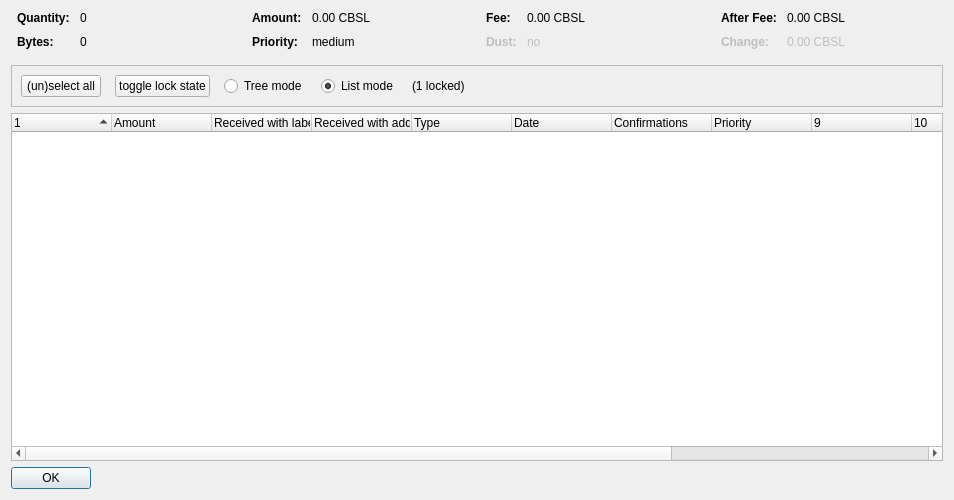
<?xml version="1.0" encoding="UTF-8"?>
<ui version="4.0">
 <class>CoinControlDialog</class>
 <widget class="QDialog" name="CoinControlDialog">
  <property name="geometry">
   <rect>
    <x>0</x>
    <y>0</y>
    <width>954</width>
    <height>500</height>
   </rect>
  </property>
  <property name="windowTitle">
   <string>Coin Selection</string>
  </property>
  <layout class="QVBoxLayout" name="verticalLayout">
   <item>
    <layout class="QHBoxLayout" name="horizontalLayoutTop" stretch="0,0,0,0">
     <property name="topMargin">
      <number>0</number>
     </property>
     <property name="bottomMargin">
      <number>10</number>
     </property>
     <item>
      <layout class="QFormLayout" name="formLayoutCoinControl1">
       <property name="horizontalSpacing">
        <number>10</number>
       </property>
       <property name="verticalSpacing">
        <number>10</number>
       </property>
       <property name="leftMargin">
        <number>6</number>
       </property>
       <property name="rightMargin">
        <number>6</number>
       </property>
       <item row="0" column="0">
        <widget class="QLabel" name="labelCoinControlQuantityText">
         <property name="font">
          <font>
           <weight>75</weight>
           <bold>true</bold>
          </font>
         </property>
         <property name="text">
          <string>Quantity:</string>
         </property>
        </widget>
       </item>
       <item row="0" column="1">
        <widget class="QLabel" name="labelCoinControlQuantity">
         <property name="cursor">
          <cursorShape>IBeamCursor</cursorShape>
         </property>
         <property name="contextMenuPolicy">
          <enum>Qt::ActionsContextMenu</enum>
         </property>
         <property name="text">
          <string notr="true">0</string>
         </property>
         <property name="textInteractionFlags">
          <set>Qt::LinksAccessibleByMouse|Qt::TextSelectableByKeyboard|Qt::TextSelectableByMouse</set>
         </property>
        </widget>
       </item>
       <item row="1" column="0">
        <widget class="QLabel" name="labelCoinControlBytesText">
         <property name="font">
          <font>
           <weight>75</weight>
           <bold>true</bold>
          </font>
         </property>
         <property name="text">
          <string>Bytes:</string>
         </property>
        </widget>
       </item>
       <item row="1" column="1">
        <widget class="QLabel" name="labelCoinControlBytes">
         <property name="cursor">
          <cursorShape>IBeamCursor</cursorShape>
         </property>
         <property name="contextMenuPolicy">
          <enum>Qt::ActionsContextMenu</enum>
         </property>
         <property name="text">
          <string notr="true">0</string>
         </property>
         <property name="textInteractionFlags">
          <set>Qt::LinksAccessibleByMouse|Qt::TextSelectableByKeyboard|Qt::TextSelectableByMouse</set>
         </property>
        </widget>
       </item>
      </layout>
     </item>
     <item>
      <layout class="QFormLayout" name="formLayoutCoinControl2">
       <property name="horizontalSpacing">
        <number>10</number>
       </property>
       <property name="verticalSpacing">
        <number>10</number>
       </property>
       <property name="leftMargin">
        <number>6</number>
       </property>
       <property name="rightMargin">
        <number>6</number>
       </property>
       <item row="0" column="0">
        <widget class="QLabel" name="labelCoinControlAmountText">
         <property name="font">
          <font>
           <weight>75</weight>
           <bold>true</bold>
          </font>
         </property>
         <property name="text">
          <string>Amount:</string>
         </property>
        </widget>
       </item>
       <item row="0" column="1">
        <widget class="QLabel" name="labelCoinControlAmount">
         <property name="cursor">
          <cursorShape>IBeamCursor</cursorShape>
         </property>
         <property name="contextMenuPolicy">
          <enum>Qt::ActionsContextMenu</enum>
         </property>
         <property name="text">
          <string notr="true">0.00 CBSL</string>
         </property>
         <property name="textInteractionFlags">
          <set>Qt::LinksAccessibleByMouse|Qt::TextSelectableByKeyboard|Qt::TextSelectableByMouse</set>
         </property>
        </widget>
       </item>
       <item row="1" column="0">
        <widget class="QLabel" name="labelCoinControlPriorityText">
         <property name="font">
          <font>
           <weight>75</weight>
           <bold>true</bold>
          </font>
         </property>
         <property name="text">
          <string>Priority:</string>
         </property>
        </widget>
       </item>
       <item row="1" column="1">
        <widget class="QLabel" name="labelCoinControlPriority">
         <property name="cursor">
          <cursorShape>IBeamCursor</cursorShape>
         </property>
         <property name="contextMenuPolicy">
          <enum>Qt::ActionsContextMenu</enum>
         </property>
         <property name="text">
          <string>medium</string>
         </property>
         <property name="textInteractionFlags">
          <set>Qt::LinksAccessibleByMouse|Qt::TextSelectableByKeyboard|Qt::TextSelectableByMouse</set>
         </property>
        </widget>
       </item>
      </layout>
     </item>
     <item>
      <layout class="QFormLayout" name="formLayoutCoinControl3">
       <property name="horizontalSpacing">
        <number>10</number>
       </property>
       <property name="verticalSpacing">
        <number>10</number>
       </property>
       <property name="leftMargin">
        <number>6</number>
       </property>
       <property name="rightMargin">
        <number>6</number>
       </property>
       <item row="0" column="0">
        <widget class="QLabel" name="labelCoinControlFeeText">
         <property name="font">
          <font>
           <weight>75</weight>
           <bold>true</bold>
          </font>
         </property>
         <property name="text">
          <string>Fee:</string>
         </property>
        </widget>
       </item>
       <item row="0" column="1">
        <widget class="QLabel" name="labelCoinControlFee">
         <property name="cursor">
          <cursorShape>IBeamCursor</cursorShape>
         </property>
         <property name="contextMenuPolicy">
          <enum>Qt::ActionsContextMenu</enum>
         </property>
         <property name="text">
          <string notr="true">0.00 CBSL</string>
         </property>
         <property name="textInteractionFlags">
          <set>Qt::LinksAccessibleByMouse|Qt::TextSelectableByKeyboard|Qt::TextSelectableByMouse</set>
         </property>
        </widget>
       </item>
       <item row="1" column="0">
        <widget class="QLabel" name="labelCoinControlLowOutputText">
         <property name="enabled">
          <bool>false</bool>
         </property>
         <property name="font">
          <font>
           <weight>75</weight>
           <bold>true</bold>
          </font>
         </property>
         <property name="text">
          <string>Dust:</string>
         </property>
        </widget>
       </item>
       <item row="1" column="1">
        <widget class="QLabel" name="labelCoinControlLowOutput">
         <property name="enabled">
          <bool>false</bool>
         </property>
         <property name="cursor">
          <cursorShape>IBeamCursor</cursorShape>
         </property>
         <property name="contextMenuPolicy">
          <enum>Qt::ActionsContextMenu</enum>
         </property>
         <property name="text">
          <string>no</string>
         </property>
         <property name="textInteractionFlags">
          <set>Qt::LinksAccessibleByMouse|Qt::TextSelectableByKeyboard|Qt::TextSelectableByMouse</set>
         </property>
        </widget>
       </item>
      </layout>
     </item>
     <item>
      <layout class="QFormLayout" name="formLayoutCoinControl4">
       <property name="horizontalSpacing">
        <number>10</number>
       </property>
       <property name="verticalSpacing">
        <number>10</number>
       </property>
       <property name="leftMargin">
        <number>6</number>
       </property>
       <property name="rightMargin">
        <number>6</number>
       </property>
       <item row="0" column="0">
        <widget class="QLabel" name="labelCoinControlAfterFeeText">
         <property name="font">
          <font>
           <weight>75</weight>
           <bold>true</bold>
          </font>
         </property>
         <property name="text">
          <string>After Fee:</string>
         </property>
        </widget>
       </item>
       <item row="0" column="1">
        <widget class="QLabel" name="labelCoinControlAfterFee">
         <property name="cursor">
          <cursorShape>IBeamCursor</cursorShape>
         </property>
         <property name="contextMenuPolicy">
          <enum>Qt::ActionsContextMenu</enum>
         </property>
         <property name="text">
          <string notr="true">0.00 CBSL</string>
         </property>
         <property name="textInteractionFlags">
          <set>Qt::LinksAccessibleByMouse|Qt::TextSelectableByKeyboard|Qt::TextSelectableByMouse</set>
         </property>
        </widget>
       </item>
       <item row="1" column="0">
        <widget class="QLabel" name="labelCoinControlChangeText">
         <property name="enabled">
          <bool>false</bool>
         </property>
         <property name="font">
          <font>
           <weight>75</weight>
           <bold>true</bold>
          </font>
         </property>
         <property name="text">
          <string>Change:</string>
         </property>
        </widget>
       </item>
       <item row="1" column="1">
        <widget class="QLabel" name="labelCoinControlChange">
         <property name="enabled">
          <bool>false</bool>
         </property>
         <property name="cursor">
          <cursorShape>IBeamCursor</cursorShape>
         </property>
         <property name="contextMenuPolicy">
          <enum>Qt::ActionsContextMenu</enum>
         </property>
         <property name="text">
          <string notr="true">0.00 CBSL</string>
         </property>
         <property name="textInteractionFlags">
          <set>Qt::LinksAccessibleByMouse|Qt::TextSelectableByKeyboard|Qt::TextSelectableByMouse</set>
         </property>
        </widget>
       </item>
      </layout>
     </item>
    </layout>
   </item>
   <item>
    <widget class="QFrame" name="frame">
     <property name="minimumSize">
      <size>
       <width>0</width>
       <height>40</height>
      </size>
     </property>
     <property name="frameShape">
      <enum>QFrame::StyledPanel</enum>
     </property>
     <property name="frameShadow">
      <enum>QFrame::Sunken</enum>
     </property>
     <layout class="QHBoxLayout" name="horizontalLayout">
      <item>
       <layout class="QHBoxLayout" name="horizontalLayoutPanel" stretch="0,0,0,0,0,0">
        <property name="spacing">
         <number>14</number>
        </property>
        <item>
         <widget class="QPushButton" name="pushButtonSelectAll">
          <property name="sizePolicy">
           <sizepolicy hsizetype="Maximum" vsizetype="Fixed">
            <horstretch>0</horstretch>
            <verstretch>0</verstretch>
           </sizepolicy>
          </property>
          <property name="text">
           <string>(un)select all</string>
          </property>
          <property name="autoDefault">
           <bool>false</bool>
          </property>
         </widget>
        </item>
        <item>
         <widget class="QPushButton" name="pushButtonToggleLock">
          <property name="sizePolicy">
           <sizepolicy hsizetype="Maximum" vsizetype="Fixed">
            <horstretch>0</horstretch>
            <verstretch>0</verstretch>
           </sizepolicy>
          </property>
          <property name="text">
           <string>toggle lock state</string>
          </property>
          <property name="autoDefault">
           <bool>false</bool>
          </property>
         </widget>
        </item>
        <item>
         <widget class="QRadioButton" name="radioTreeMode">
          <property name="sizePolicy">
           <sizepolicy hsizetype="Maximum" vsizetype="Fixed">
            <horstretch>0</horstretch>
            <verstretch>0</verstretch>
           </sizepolicy>
          </property>
          <property name="text">
           <string>Tree mode</string>
          </property>
         </widget>
        </item>
        <item>
         <widget class="QRadioButton" name="radioListMode">
          <property name="sizePolicy">
           <sizepolicy hsizetype="Maximum" vsizetype="Fixed">
            <horstretch>0</horstretch>
            <verstretch>0</verstretch>
           </sizepolicy>
          </property>
          <property name="text">
           <string>List mode</string>
          </property>
          <property name="checked">
           <bool>true</bool>
          </property>
         </widget>
        </item>
        <item>
         <widget class="QLabel" name="labelLocked">
          <property name="text">
           <string>(1 locked)</string>
          </property>
         </widget>
        </item>
        <item>
         <spacer name="horizontalSpacer">
          <property name="orientation">
           <enum>Qt::Horizontal</enum>
          </property>
          <property name="sizeHint" stdset="0">
           <size>
            <width>40</width>
            <height>20</height>
           </size>
          </property>
         </spacer>
        </item>
       </layout>
      </item>
     </layout>
    </widget>
   </item>
   <item>
    <widget class="CoinControlTreeWidget" name="treeWidget">
     <property name="contextMenuPolicy">
      <enum>Qt::CustomContextMenu</enum>
     </property>
     <property name="sortingEnabled">
      <bool>false</bool>
     </property>
     <property name="columnCount">
      <number>13</number>
     </property>
     <attribute name="headerShowSortIndicator" stdset="0">
      <bool>true</bool>
     </attribute>
     <attribute name="headerStretchLastSection">
      <bool>false</bool>
     </attribute>
     <column>
      <property name="text">
       <string/>
      </property>
     </column>
     <column>
      <property name="text">
       <string>Amount</string>
      </property>
     </column>
     <column>
      <property name="text">
       <string>Received with label</string>
      </property>
     </column>
     <column>
      <property name="text">
       <string>Received with address</string>
      </property>
     </column>
     <column>
      <property name="text">
	<string>Type</string>
      </property>
     </column>
     <column>
      <property name="text">	 
       <string>Date</string>
      </property>
     </column>
     <column>
      <property name="text">
       <string>Confirmations</string>
      </property>
      <property name="toolTip">
       <string>Confirmed</string>
      </property>
     </column>
     <column>
      <property name="text">
       <string>Priority</string>
      </property>
     </column>
     <column>
      <property name="text">
       <string/>
      </property>
     </column>
     <column>
      <property name="text">
       <string/>
      </property>
     </column>
     <column>
      <property name="text">
       <string/>
      </property>
     </column>
     <column>
      <property name="text">
       <string/>
      </property>
     </column>
     <column>
      <property name="text">
       <string/>
      </property>
     </column>
    </widget>
   </item>
   <item>
    <widget class="QDialogButtonBox" name="buttonBox">
     <property name="sizePolicy">
      <sizepolicy hsizetype="Maximum" vsizetype="Fixed">
       <horstretch>0</horstretch>
       <verstretch>0</verstretch>
      </sizepolicy>
     </property>
     <property name="orientation">
      <enum>Qt::Horizontal</enum>
     </property>
     <property name="standardButtons">
      <set>QDialogButtonBox::Ok</set>
     </property>
    </widget>
   </item>
  </layout>
 </widget>
 <customwidgets>
  <customwidget>
   <class>CoinControlTreeWidget</class>
   <extends>QTreeWidget</extends>
   <header>coincontroltreewidget.h</header>
  </customwidget>
 </customwidgets>
 <resources/>
 <connections/>
</ui>
